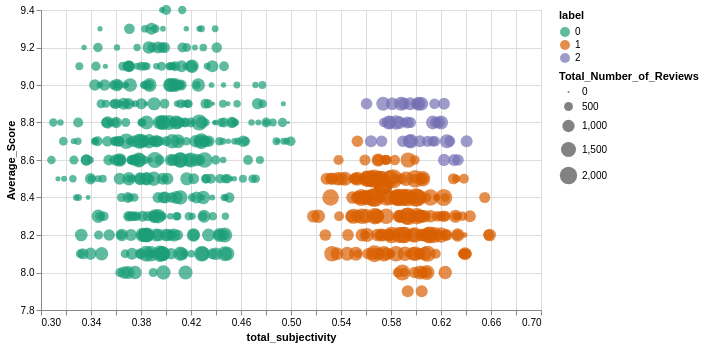

Describe this chart as a Vega-Lite specification.
### Vega-Lite specification from a JSON file in a GitHub repository (floating-point values rounded to 4 significant figures; data arrays with more than 128 entries replaced by an {"elided": "..."} marker saying what was removed)
{"config": {"view": {"continuousWidth": 400, "continuousHeight": 300}}, "data": {"name": "data-2176d9705fffd14b91c21b6e4cceb310"}, "mark": "circle", "encoding": {"color": {"type": "nominal", "field": "label", "scale": {"scheme": "dark2"}}, "size": {"type": "quantitative", "field": "Total_Number_of_Reviews"}, "x": {"type": "quantitative", "field": "total_subjectivity", "scale": {"zero": false}}, "y": {"type": "quantitative", "field": "Average_Score", "scale": {"zero": false}}}, "width": 500, "$schema": "https://vega.github.io/schema/vega-lite/v4.8.1.json", "datasets": {"data-2176d9705fffd14b91c21b6e4cceb310": {"elided": "646 records"}}}
